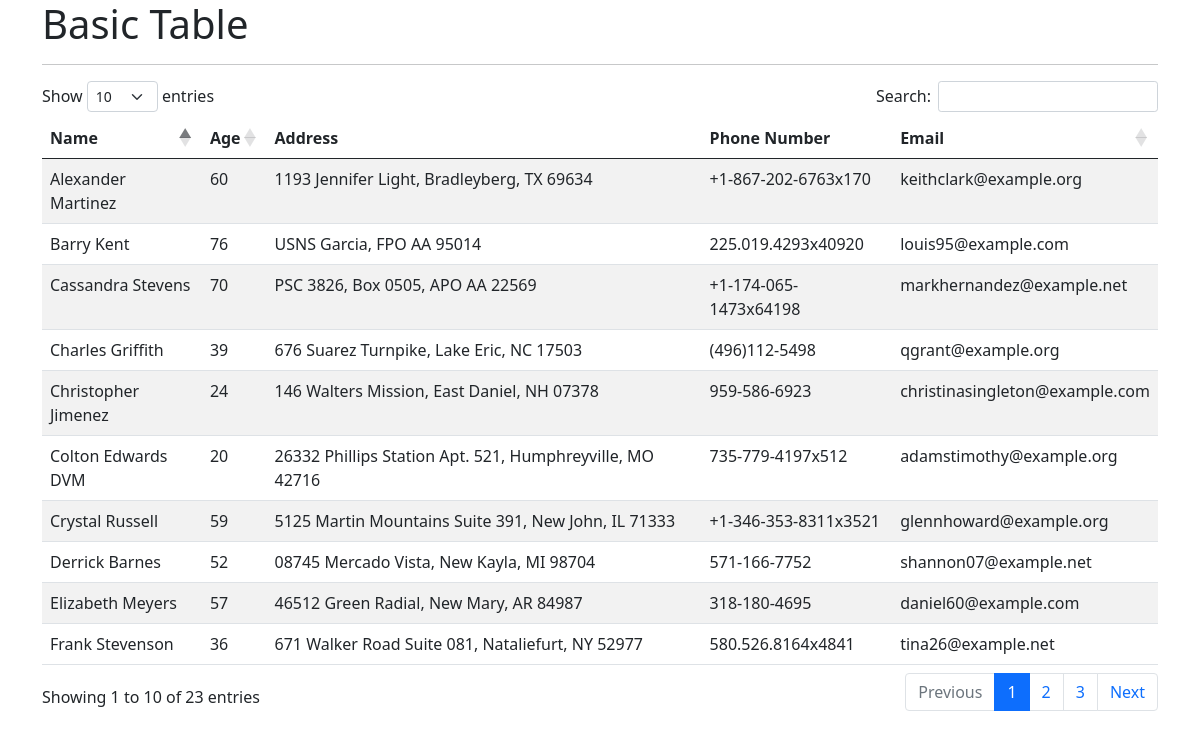
The page / on the database its author committed.
### app.py (models this page shows)
class User(db.Model):
    id = db.Column(db.Integer, primary_key=True)
    name = db.Column(db.String(64), index=True)
    age = db.Column(db.Integer, index=True)
    address = db.Column(db.String(256))
    phone = db.Column(db.String(20))
    email = db.Column(db.String(120), index=True)

### app.py (the view)
@app.route('/')
def index():
    users = User.query
    return render_template('basic_table.html', title='Basic Table',
                           users=users)

### templates/basic_table.html (shortened to what this page needs)
{% extends "base.html" %}
{% block content %}
  <table id="data" class="table table-striped">
    <thead>
      <tr>
        <th>Name</th>
        <th>Age</th>
        <th>Address</th>
        <th>Phone Number</th>
        <th>Email</th>
      </tr>
    </thead>
    <tbody>
      {% for user in users %}
        <tr>
          <td>{{ user.name }}</td>
          <td>{{ user.age }}</td>
          <td>{{ user.address }}</td>
          <td>{{ user.phone }}</td>
          <td>{{ user.email }}</td>
        </tr>
      {% endfor %}
    </tbody>
  </table>
{% endblock %}

### templates/base.html (shortened to what this page needs)
<!doctype html>
<html>
  <head>
    <link href="https://cdn.jsdelivr.net/npm/bootstrap@5.0.1/dist/css/bootstrap.min.css" rel="stylesheet">
    <link rel="stylesheet" type="text/css" href="https://cdn.datatables.net/1.10.25/css/dataTables.bootstrap5.css">
  </head>
  <body>
    <div class="container">
      <h1>{{ title }}</h1>
      <hr>
      {% block content %}{% endblock %}
    </div>
  </body>
</html>

### rows shown on the page
User: name "Barry Kent", age "76", address "USNS Garcia, FPO AA 95014", phone "225.019.4293x40920", email "louis95@example.com"
User: name "Colton Edwards DVM", age "20", address "26332 Phillips Station Apt. 521, Humphreyville, MO 42716", phone "735-779-4197x512", email "adamstimothy@example.org"
User: name "Alexander Martinez", age "60", address "1193 Jennifer Light, Bradleyberg, TX 69634", phone "+1-867-202-6763x170", email "keithclark@example.org"
User: name "Charles Griffith", age "39", address "676 Suarez Turnpike, Lake Eric, NC 17503", phone "(496)112-5498", email "qgrant@example.org"
User: name "Cassandra Stevens", age "70", address "PSC 3826, Box 0505, APO AA 22569", phone "+1-174-065-1473x64198", email "markhernandez@example.net"
User: name "Derrick Barnes", age "52", address "08745 Mercado Vista, New Kayla, MI 98704", phone "571-166-7752", email "shannon07@example.net"
User: name "Christopher Jimenez", age "24", address "146 Walters Mission, East Daniel, NH 07378", phone "959-586-6923", email "christinasingleton@example.com"
User: name "Frank Stevenson", age "36", address "671 Walker Road Suite 081, Nataliefurt, NY 52977", phone "580.526.8164x4841", email "tina26@example.net"
User: name "Crystal Russell", age "59", address "5125 Martin Mountains Suite 391, New John, IL 71333", phone "+1-346-353-8311x3521", email "glennhoward@example.org"
User: name "Elizabeth Meyers", age "57", address "46512 Green Radial, New Mary, AR 84987", phone "318-180-4695", email "daniel60@example.com"
